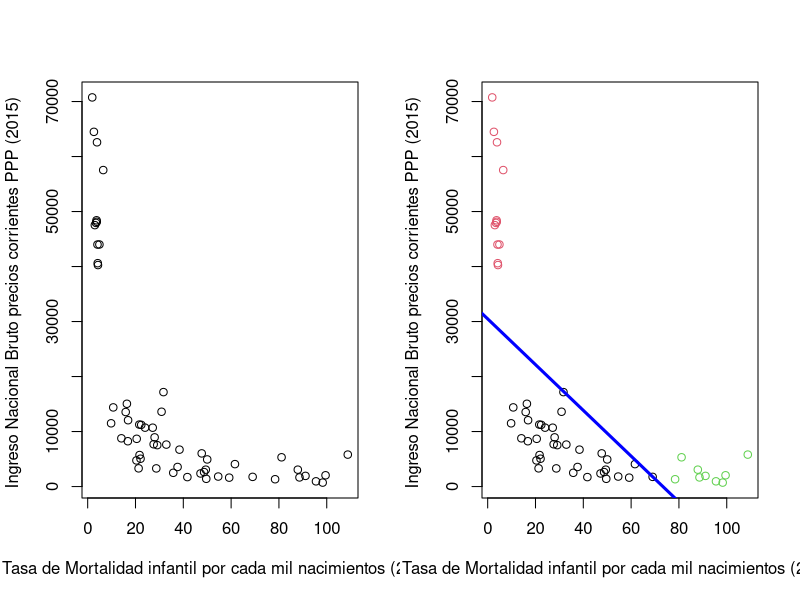
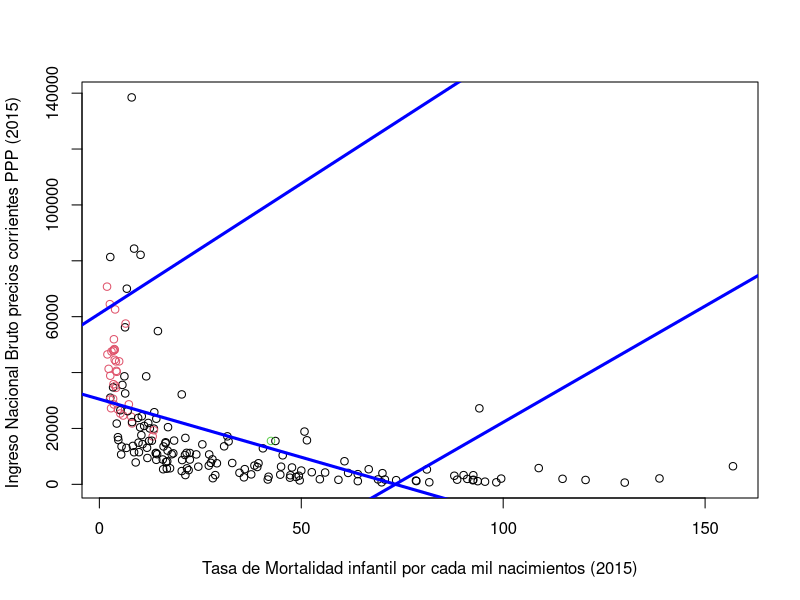

These charts were generated, in order, by the following R code:
### clasificador de países OCDE

## Entrenamiento

## Lectura del archivo de entrenamiento
df <- read.csv(file = "Cap 1. Principios de aprendizaje automatizado/data_countries.csv")

## Se observan las variables
names(df)

## Cambiando los nombres de todas las variables
## se utiliza una lista más sencilla de interpretar

names(df) <- c("Nombre_pais",
               "Codigo_pais",
               "Tasa_mortalidad",
               "GNI_PC_PPP",
               "OCDE_member")

## Gráfica de dispersión de los datos seleccionados, sin distinción por clase
par(mfrow=c(1,2))

plot(df$Tasa_mortalidad, 
     df$GNI_PC_PPP, 
     xlab = "Tasa de Mortalidad infantil por cada mil nacimientos (2015)",
     ylab = "Ingreso Nacional Bruto precios corrientes PPP (2015) ")


## Estimación del modelo de regresión lineal.
## se especifica que el ingreso nacional bruto = f(Tasa de mortalidad)

a <- lm(data = df,  GNI_PC_PPP ~ Tasa_mortalidad)

## Se pintan los casos que están mal clasificados
df$OCDE_member[df$Tasa_mortalidad > 75] <- 3

plot(df$Tasa_mortalidad, 
     df$GNI_PC_PPP, col = df$OCDE,
     xlab = "Tasa de Mortalidad infantil por cada mil nacimientos (2015)",
     ylab = "Ingreso Nacional Bruto precios corrientes PPP (2015) ")

abline(a, col = "blue", lwd = 3)


## Para todos los países
library(dplyr)

## Juntando bases de datos para flag OCDE

A <- read.csv("Cap 1. Principios de aprendizaje automatizado/all_contries.csv", stringsAsFactors = F)
B<- read.csv("Cap 1. Principios de aprendizaje automatizado/ocde_members.csv", stringsAsFactors = F) %>% select(-Date)

df2 <- left_join(A, B)

df2$OCDE_member[is.na(df2$OCDE_member)] <- 1

names(df2) <-c("Nombre_pais",
               "Codigo_pais",
               "GNI_PC_PPP",
               "Tasa_mortalidad",
               "OCDE_member")
df2$OCDE_member[df2$Nombre_pais == "World"] <- 3


par(mfrow=c(1,1))
plot(df2$Tasa_mortalidad, 
     df2$GNI_PC_PPP, 
     col = df2$OCDE_member,
     xlab = "Tasa de Mortalidad infantil por cada mil nacimientos (2015)",
     ylab = "Ingreso Nacional Bruto precios corrientes PPP (2015) ")
abline(a, col = "blue", lwd = 3)

a$coefficients <- a$coefficients * -2
abline(a, col = "blue", lwd = 3 )

a$coefficients <- abs(a$coefficients) + 100
abline(a, col = "blue", lwd = 3 )